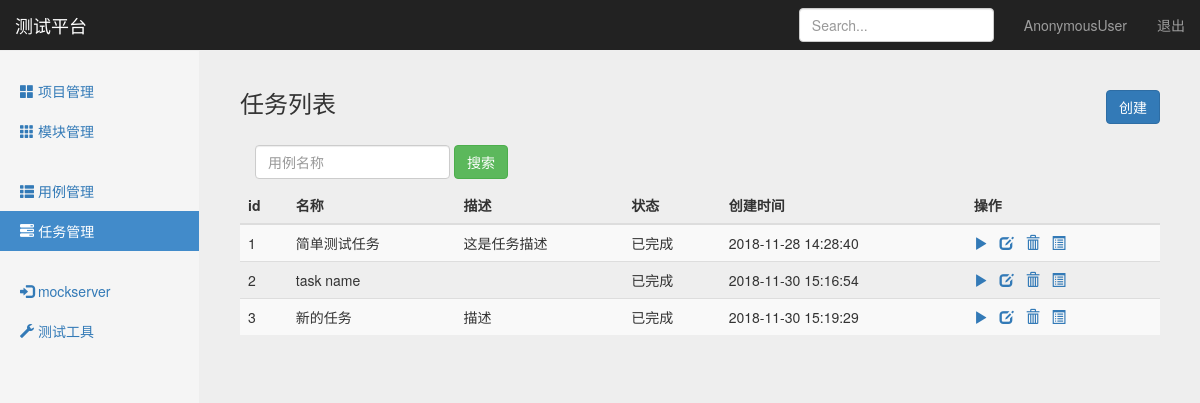
The app's page /interface/task_manage/, older data.
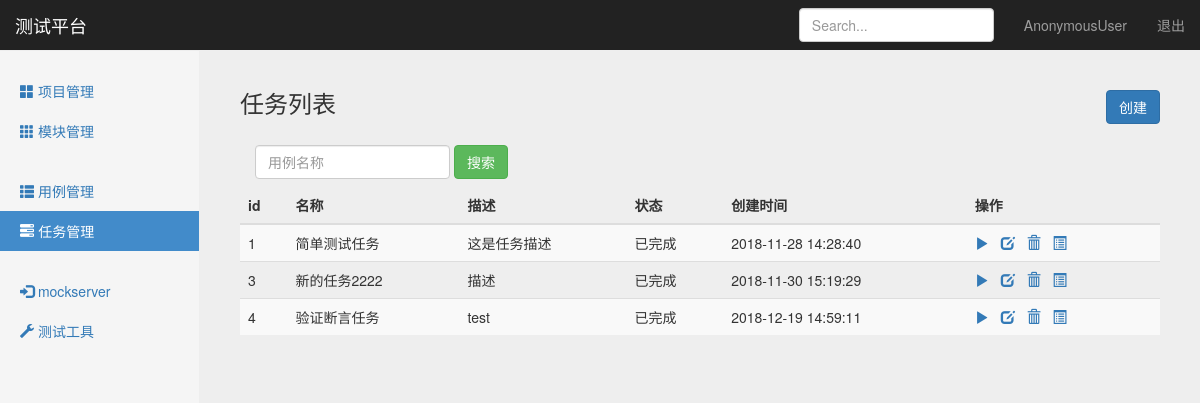
The same page, newer data.
### interface_app/models.py (models this page shows, shortened)
class TestTask(models.Model):
    name = models.CharField("名称", max_length=100, blank=False, default="")
    describe = models.TextField("描述", default="")
    status = models.IntegerField("状态：", default=0)  # 未执行、执行中、执行完成、排队中
    cases = models.TextField("关联用例", default="")
    create_time = models.DateTimeField("创建时间", auto_now_add=True)

### interface_app/views/testtask_view.py (the view)
# urls.py: path('task_manage/', testtask_view.task_manage),
def task_manage(request):
    task_list = TestTask.objects.all()
    if request.method == "GET":
        return render(request, "task_manage.html", {
            "type": "list",
            "testtasks": task_list,
        })
    else:
        return HttpResponse("404")

### templates/task_manage.html (shortened to what this page needs)
{% extends "base.html" %}
{% block content %}
<nav class="navbar navbar-inverse navbar-fixed-top">
	<div class="container-fluid">
		<div class="navbar-header">
			<a class="navbar-brand" href="#">测试平台</a>
		</div>
		<div id="navbar" class="navbar-collapse collapse">
			<ul class="nav navbar-nav navbar-right">
				<li><a href="#">{{ user }}</a></li>
				<li><a href="/logout/">退出</a></li>
			</ul>
			<form class="navbar-form navbar-right">
				<input type="text" class="form-control" placeholder="Search...">
			</form>
		</div>
	</div>
</nav>
<div class="container-fluid">
	<div class="row">
		<div class="col-sm-3 col-md-2 sidebar">
			<ul class="nav nav-sidebar">
				<li><a href="/manage/project_manage/">
						<span class="glyphicon glyphicon-th-large"></span> 项目管理</a>
				</li>
				<li><a href="/manage/module_manage/">
						<span class="glyphicon glyphicon-th"></span> 模块管理</a>
				</li>
			</ul>
			<ul class="nav nav-sidebar">
				<li><a href="/interface/case_manage/">
						<span class="glyphicon glyphicon-th-list"></span> 用例管理</a>
				</li>
				<li class="active"><a href="/interface/task_manage/">
						<span class="glyphicon glyphicon-tasks"></span> 任务管理</a>
				</li>
			</ul>
			<ul class="nav nav-sidebar">
				<li><a href="#">
						<span class="glyphicon glyphicon-log-in"></span> mockserver</a>
				</li>
				<li><a href="#">
						<span class="glyphicon glyphicon-wrench"></span> 测试工具</a>
				</li>
			</ul>
		</div>
		{% if type == 'list'%}
		<div class="col-sm-9 col-sm-offset-3 col-md-10 col-md-offset-2 main">
			<h3 class="sub-header">任务列表
				<button type="button" class="btn btn-primary" style="float: right;" onclick="window.location.href='/interface/add_task/'">创建</button>
			</h3>
			<div class="table-responsive">
				<form class="navbar-form" method="get" action="/interface/search_case_name/">
					<div class="form-group">
						<input name="case_name" type="text" placeholder="用例名称" class="form-control">
					</div>
					<button type="submit" class="btn btn-success">搜索</button>
				</form>
				<table class="table table-striped">
					<thead>
						<tr>
							<th>id</th>
							<th>名称</th>
							<th>描述</th>
							<th>状态</th>
							<th>创建时间</th>
							<th>操作</th>
						</tr>
					</thead>
					<tbody>
						{% for task in testtasks %}
						<tr>
							<td>{{ task.id }}</td>
							<td>{{ task.name }}</td>
							<td>{{ task.describe }}</td>
							{% if task.status == 2 %}
							<td>已完成</td>
							{% endif %}
							<td>{{ task.create_time | date:"Y-m-d H:i:s" }}</td>
							<td>
								<a href="#" onclick="RunTask('{{task.id}}')" style="margin-right: 8px;">
									<span class="glyphicon glyphicon-play"></span>
								</a>
								<a href="/interface/edit_task/{{task.id}}/" style="margin-right: 8px;">
									<span class="glyphicon glyphicon-edit"></span>
								</a>
								<a href="#" onclick="DeleteTask('{{task.id}}')" style="margin-right: 8px;">
									<span class="glyphicon glyphicon-trash"></span>
								</a>
								<a href="/interface/task_result_list/{{task.id}}/" style="margin-right: 8px;">
									<span class="glyphicon glyphicon-list-alt"></span>
								</a>
							</td>
						</tr>
						{% endfor %}
					</tbody>
				</table>
			</div>
		</div>
		{% endif %}
	</div>
</div>
{% endblock %}

Row changes from the older to the newer data that the page shows:
removed TestTask: id "2", name "task name", status "已完成", create_time "2018-11-30 15:16:54"
changed TestTask "描述": name "新的任务" → "新的任务2222"
added TestTask: id "4", name "验证断言任务", describe "test", status "已完成", create_time "2018-12-19 14:59:11"
